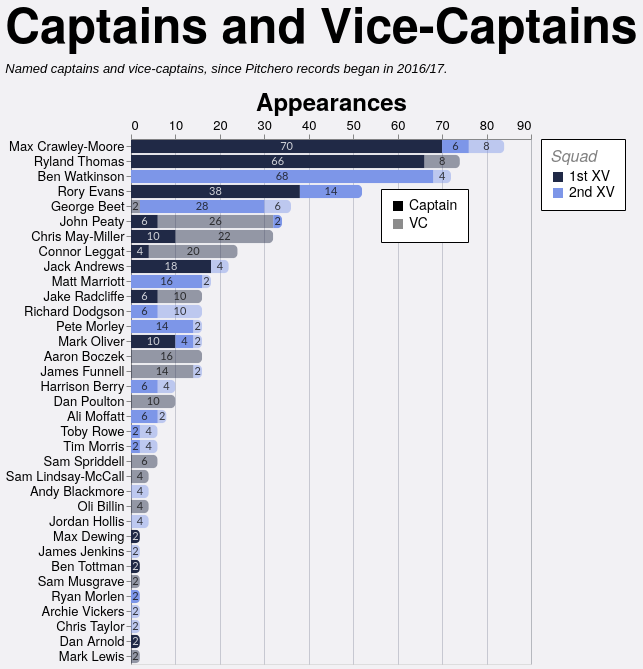

Write the Vega-Lite specification saved for this chart.
### Vega-Lite specification from a JSON file in a GitHub repository (floating-point values rounded to 4 significant figures; data arrays with more than 128 entries replaced by an {"elided": "..."} marker saying what was removed)
{"config": {"axis": {"labelFont": "PT Sans Narrow, Helvetica Neue, Helvetica, Arial, sans-serif", "titleFont": "PT Sans Narrow, Helvetica Neue, Helvetica, Arial, sans-serif", "labelFontSize": 13, "titleFontSize": 24, "gridColor": "#202947", "gridOpacity": 0.2, "zindex": 1}, "text": {"font": "Lato, sans-serif"}, "bar": {"cornerRadiusEnd": 5}, "header": {"labelFont": "PT Sans Narrow, Helvetica Neue, Helvetica, Arial, sans-serif", "titleFont": "PT Sans Narrow, Helvetica Neue, Helvetica, Arial, sans-serif", "labelFontSize": 24, "titleFontSize": 28, "labelFontWeight": "bold", "orient": "left"}, "legend": {"labelFont": "PT Sans Narrow, Helvetica Neue, Helvetica, Arial, sans-serif", "titleFont": "PT Sans Narrow, Helvetica Neue, Helvetica, Arial, sans-serif", "labelFontSize": 14, "titleFontSize": 16, "titlePadding": 5, "fillColor": "white", "strokeColor": "black", "padding": 10, "titleFontWeight": "lighter", "titleFontStyle": "italic", "titleColor": "gray", "offset": 10}, "title": {"font": "PT Sans Narrow, Helvetica Neue, Helvetica, Arial, sans-serif", "fontSize": 48, "fontWeight": "bold", "anchor": "start", "align": "center", "titlePadding": 20, "subtitlePadding": 10, "subtitleFontSize": 13, "subtitleColor": "", "subtitleFontStyle": "italic", "offset": 15, "color": "black"}, "axisX": {"labelAngle": 0}, "facet": {"title": null, "header": null, "align": {"row": "each", "column": "each"}}, "resolve": {"scale": {"y": "independent", "facet": "independent"}}, "background": "#f2f1f4", "scale": {"offsetBandPaddingOuter": 0.2, "offsetBandPaddingInner": 0.1}}, "layer": [{"mark": {"type": "bar"}, "encoding": {"color": {"field": "squad", "legend": {"labelExpr": "datum.value + ' XV'", "orient": "right", "title": "Squad"}, "scale": {"domain": ["1st", "2nd"], "range": ["#202946", "#7d96e8"]}, "sort": ["1st", "2nd"], "type": "nominal"}, "opacity": {"field": "role", "legend": {"legendX": 250, "legendY": 50, "orient": "none", "title": null}, "scale": {"domain": ["Captain", "VC"], "range": [1.0, 0.45]}, "sort": ["Captain", "VC"], "type": "nominal"}, "order": {"field": "stack_order", "sort": "ascending", "type": "quantitative"}, "tooltip": [{"field": "player", "title": "Player", "type": "nominal"}, {"field": "squad", "title": "Squad", "type": "nominal"}, {"field": "role", "title": "Role", "type": "nominal"}, {"field": "games_agg", "title": "Games", "type": "quantitative"}], "x": {"axis": {"orient": "top", "title": "Appearances"}, "field": "games_agg", "stack": "zero", "type": "quantitative"}, "y": {"field": "player", "sort": {"field": "player_total", "op": "max", "order": "descending"}, "title": null, "type": "nominal"}}, "transform": [{"aggregate": [{"op": "sum", "field": "games", "as": "games_agg"}, {"op": "max", "field": "player_total", "as": "player_total"}], "groupby": ["player", "squad", "role", "stack_order"]}]}, {"mark": {"type": "text", "align": "center", "baseline": "middle", "fontSize": 11, "opacity": 0.8}, "encoding": {"color": {"field": "label_color", "legend": null, "scale": null, "type": "nominal"}, "text": {"field": "games_agg", "format": ".0f", "type": "quantitative"}, "x": {"field": "x_mid", "type": "quantitative"}, "y": {"field": "player", "sort": {"field": "player_total", "op": "max", "order": "descending"}, "title": null, "type": "nominal"}}, "transform": [{"aggregate": [{"op": "sum", "field": "games", "as": "games_agg"}, {"op": "max", "field": "player_total", "as": "player_total"}], "groupby": ["player", "squad", "role", "stack_order"]}, {"groupby": ["player"], "stack": "games_agg", "sort": [{"field": "stack_order", "order": "ascending"}], "as": ["x0", "x1"]}, {"calculate": "(datum.x0 + datum.x1) / 2", "as": "x_mid"}, {"calculate": "datum.squad === '1st' && datum.role === 'Captain' ? '#ffffff' : '#111111'", "as": "label_color"}]}], "data": {"name": "data-08074c3ead885935d2bf27ec1ac11e46"}, "height": {"step": 15}, "title": {"text": "Captains and Vice-Captains", "subtitle": "Named captains and vice-captains, since Pitchero records began in 2016/17."}, "transform": [{"joinaggregate": [{"op": "sum", "field": "games", "as": "player_total"}], "groupby": ["player"]}], "width": 400, "$schema": "https://vega.github.io/schema/vega-lite/v5.20.1.json", "datasets": {"data-08074c3ead885935d2bf27ec1ac11e46": {"elided": "197 records"}}}
